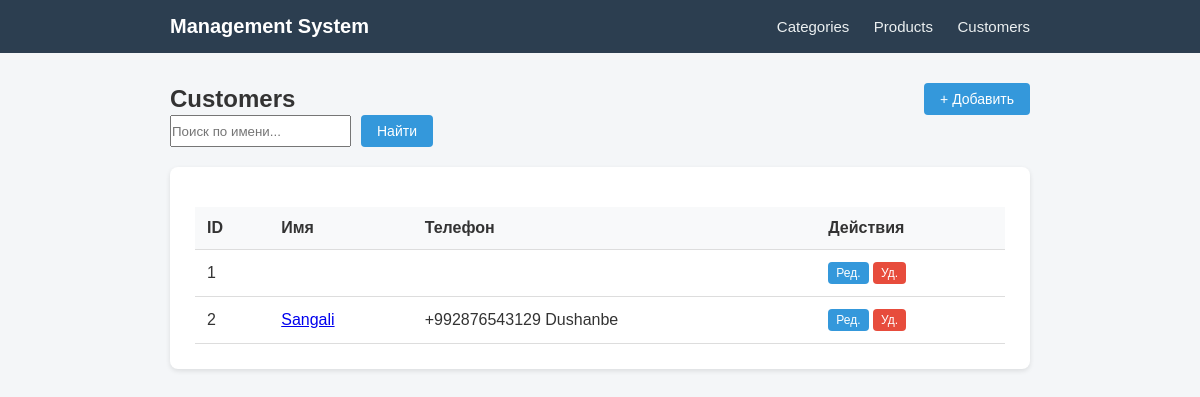
Before: /customers/ with the older database file.
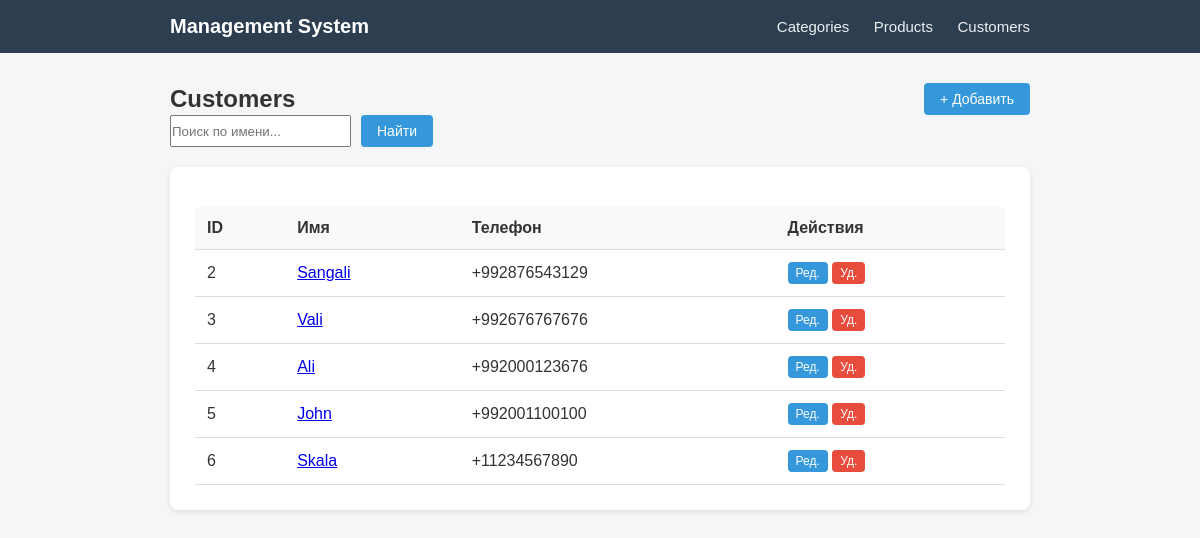
After: the same page with the newer database file.
### myapp/models.py (models this page shows, shortened)
class Customer(models.Model):
    name = models.CharField(max_length=100)
    phone = models.CharField(max_length=20)
    address = models.TextField()

### myapp/views.py (the view)
# urls.py: path('customers/', views.customer_list, name='customer_list'),
def customer_list(request):
    customers = Customer.objects.all()
    search_query = request.GET.get('search')
    if search_query:
        customers = customers.filter(name__icontains=search_query)
    return render(request, 'customer_list.html', {'object_list': customers})

### myapp/templates/customer_list.html
{% extends 'base.html' %}
{% block content %}
<div class="header-action">
    <h2>Customers</h2>
    <a href="{% url 'customer_create' %}" class="btn">+ Добавить</a>
</div>
<form method="get" style="margin-bottom: 20px; display: flex; gap: 10px;">
    <input type="text" name="search" placeholder="Поиск по имени...">
    <button type="submit" class="btn">Найти</button>
</form>
<div class="card">
    <table>
        <thead>
            <tr>
                <th>ID</th>
                <th>Имя</th>
                <th>Телефон</th>
                <th>Действия</th>
            </tr>
        </thead>
        <tbody>
            {% for c in object_list %}
            <tr>
                <td>{{ c.pk }}</td>
                <td><a href="{% url 'customer_detail' c.pk %}">{{ c.name }}</a></td>
                <td>{{ c.phone }}</td>
                <td>
                    <a href="{% url 'customer_update' c.pk %}" class="btn" style="padding: 4px 8px; font-size: 12px;">Ред.</a>
                    <a href="{% url 'customer_delete' c.pk %}" class="btn btn-danger" style="padding: 4px 8px; font-size: 12px;">Уд.</a>
                </td>
            </tr>
            {% empty %}
            <tr><td colspan="4">Записей нет</td></tr>
            {% endfor %}
        </tbody>
    </table>
</div>
{% endblock %}

Changed rows visible on the page:
removed Customer: pk "1"
changed Customer "Sangali": phone "+992876543129 Dushanbe" → "+992876543129"
added Customer: pk "3", name "Vali", phone "+992676767676"
added Customer: pk "4", name "Ali", phone "+992000123676"
added Customer: pk "5", name "John", phone "+992001100100"
added Customer: pk "6", name "Skala", phone "+11234567890"
